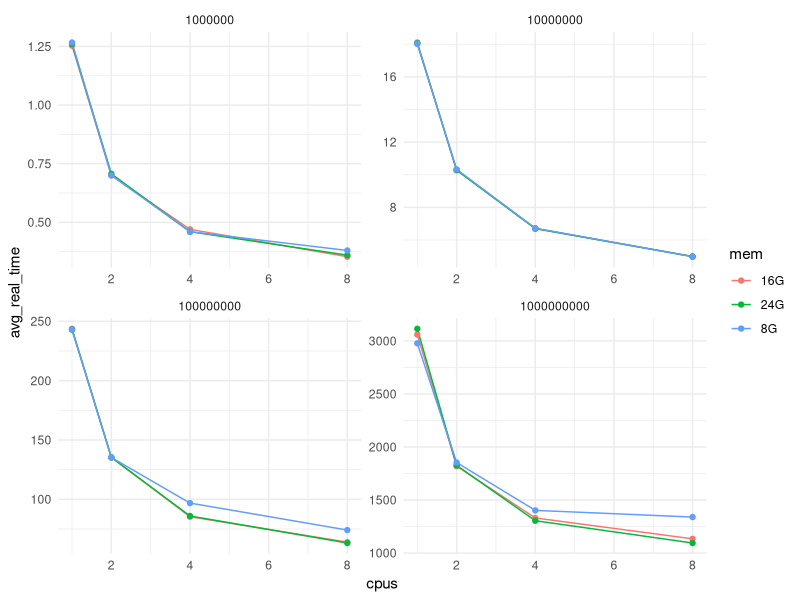

This chart was generated by the following R code:
## ---- chunk 1
library(readr)
res <- read_csv(
  file = "results/i7-9700.csv",
  col_names = c('lines', 'replicate', 'cpus', 'mem', 'real_time'),
  col_types = cols('i', 'i', 'i', 'c', 'd')
)
head(res)
## ---- chunk 2
library(dplyr)
res |>
  group_by(lines, cpus, mem) |>
  summarise(avg_real_time = mean(real_time)) -> res_avg

head(res_avg)
## ---- chunk 3
library(ggplot2)
ggplot(res_avg, aes(cpus, avg_real_time, colour = mem)) +
  geom_line() +
  geom_point() +
  facet_wrap(~lines, scales = "free") +
  theme_minimal()
## ---- chunk 4
res_avg |>
  filter(lines == 1000000000) |>
  arrange(avg_real_time) |>
  head(10)
